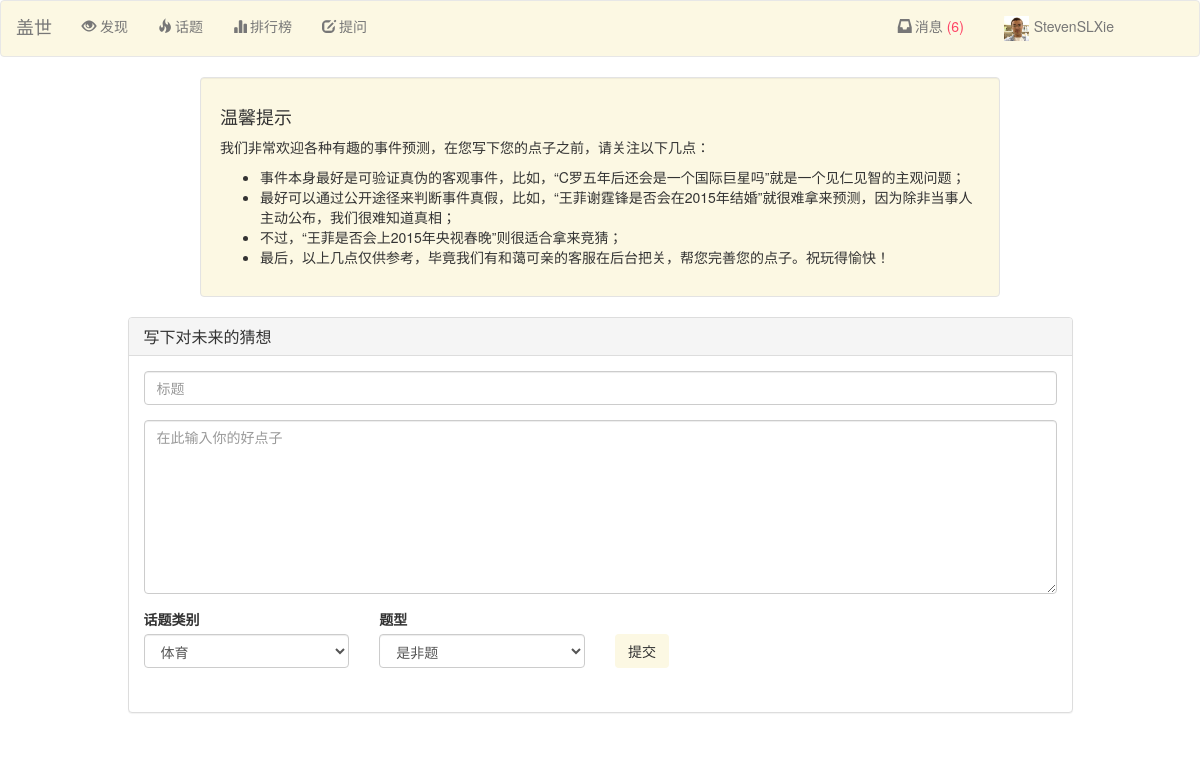
Page /proposal (signed in) on the committed database.
### Guess/models.py (models this page shows)
class Person(models.Model):
	user = models.OneToOneField(User)
	point = models.IntegerField(default=1000)
	photo = models.FileField(upload_to='%Y/%m/%d/', default= 'cat.jpg')
	expertise = models.ManyToManyField(PersonTag)
	win = models.IntegerField(default=0)
	lose = models.IntegerField(default=0)
	game = models.IntegerField(default=0)
	rank = models.IntegerField(default=0)
	joined = models.DateTimeField(default=datetime.datetime.now())
	title = models.CharField(max_length=30, default="新人")
	class Meta:
		ordering = ('point', 'win',)

### Guess/views.py (the view)
# urls.py: url(r'^proposal$', 'Guess.views.proposal', name='proposal'),
def proposal(request):
	proposer = Person.objects.get(user=request.user)
	if request.method == 'POST':
		if 'marked_all_as_read' in request.POST:
			marked_all_as_read(proposer)
		else:
			title = request.POST['title']
			content = request.POST['content']
			game_type = request.POST['type_select']
			game_cate = request.POST['cate_select']
			Proposal.objects.create(proposer=proposer, title=title, content=content, game_type=game_type, game_cate=game_cate)
		return redirect(reverse('home'))
	else:
		para = {}
		para = encap_para(para, proposer)
		return render(request, 'proposal.html', para)

### Guess/views.py (called while the page is built)
def find_unread(person):
	return Message.objects.filter(owner=person, read=False)

def encap_para(para,person):
	messages = find_unread(person)
	para['unread'] = len(messages)
	para['messages'] = messages
	para['person'] = person
	return para

### Guess/templates/proposal.html (shortened to what this page needs)
{% load bootstrap3 %}
{% include "nav_bar.html" %}
<div class="well col-md-8 col-md-offset-2 well-frame-c">
    <h4>温馨提示</h4>
    <p>我们非常欢迎各种有趣的事件预测，在您写下您的点子之前，请关注以下几点：</p>
    <ul>
        <li>事件本身最好是可验证真伪的客观事件，比如，“C罗五年后还会是一个国际巨星吗”就是一个见仁见智的主观问题；</li>
        <li>最好可以通过公开途径来判断事件真假，比如，“王菲谢霆锋是否会在2015年结婚”就很难拿来预测，因为除非当事人主动公布，我们很难知道真相；</li>
        <li>不过，“王菲是否会上2015年央视春晚”则很适合拿来竞猜；</li>
        <li>最后，以上几点仅供参考，毕竟我们有和蔼可亲的客服在后台把关，帮您完善您的点子。祝玩得愉快！</li>
    </ul>
</div>
<div class="container">
    <div class="row">
        <div class="col-md-10 col-md-offset-1">
            <div class="panel-group" id="accordion">
                <div class="panel panel-default">
                    <div class="panel-heading">
                        <h4 class="panel-title">
                            写下对未来的猜想
                        </h4>
                    </div>
                    <div id="collapseOne" class="panel-collapse collapse in">
                        <div class="panel-body">
                            <form method="POST">
                            <div class="row">
                                <div class="col-md-12">
                                    <div class="form-group">
                                        <input type="text" class="form-control" placeholder="标题" name="title" required />
                                    </div>
                                    <div class="form-group">
                                        <textarea class="form-control" placeholder="在此输入你的好点子" rows="8" name="content" required></textarea>
                                    </div>
                                </div>
                            </div>
                            <div class="row">
                                <div class="col-md-3">
                                    <div class="form-group">
                                        <label for="category">
                                            话题类别</label>
                                        <select class="form-control" name="type_select">
                                            <option name="sports">体育</option>
                                        </select>
                                    </div>
                                </div>
                                <div class="col-md-3">
                                    <div class="form-group">
                                        <label for="category">
                                            题型</label>
                                        <select class="form-control" name="cate_select">
                                            <option name="yesorno">是非题</option>
                                        </select>
                                    </div>
                                </div>
                                <div class="col-md-3 spacer">
                                     <input type="submit" value="提交" onclick="after_submit()" class="btn btn-submit-proposal-c"/>
                                </div>
                            </div>
                            </form>
                        </div>
                    </div>
                </div>
            </div>
        </div>
    </div>
</div>

### Guess/templates/nav_bar.html (shortened to what this page needs)
<head>
    <link href='static/bootstrap/css/bootstrap.min.css' rel='stylesheet'>
</head>
<nav class="navbar navbar-default nav-frame-c" role="navigation">
  <div class="container-fluid">
    <div class="navbar-header">
      <a class="navbar-brand" href="{% url 'home' %}">盖世</a>
    </div>
    <div class="collapse navbar-collapse" id="bs-example-navbar-collapse-1">
      <ul class="nav navbar-nav">
        <li><a href="{% url 'home' %}"><i class="glyphicon glyphicon-eye-open"></i> 发现</a></li>
        <li id="tag_list" class="dropdown">
            <a id="tags" href="" class="dropdown-toggle" data-toggle="dropdown"><i class="glyphicon glyphicon-fire" style="margin-right: 3px;"></i>话题</a>
        </li>
        <li><a href="{% url 'leaderboard' %}"><i class="glyphicon glyphicon-stats" style="margin-right: 3px;"></i>排行榜</a></li>
        <li><a href="{% url 'proposal' %}"><i class="glyphicon glyphicon-edit" style="margin-right: 3px;"></i>提问</a></li>
      </ul>
      <ul class="nav navbar-nav navbar-right" style="margin-right: 40px;">
        <li id="notify_list" class="dropdown" style="margin-right: 10px;">
            {% if unread == 0 %}
            <a id="notifications" href="#" class="dropdown-toggle" data-toggle="dropdown"><i class="glyphicon glyphicon-inbox" style="margin-right: 3px;"></i>消息</a>
            {% else %}
            <a id="notifications" href="#" class="dropdown-toggle" data-toggle="dropdown"><i class="glyphicon glyphicon-inbox" style="margin-right: 3px;"></i>消息<span class="unread"> ({{ unread }})</span></a>
            {% endif %}
        </li>
        <li id='dropdown_list' class="dropdown">
          <a id="account_dropdown" href="#" class="dropdown-toggle" data-toggle="dropdown"> <img src="/static/images/{{ person.photo.url }} " style="width: 25px; height: 25px; margin-right: 5px; margin-bottom: 0px;margin-top: 0px;"/>{{ person.user.username }}</a>
        </li>
      </ul>
    </div>
  </div>
</nav>

### Guess/templates/nav_bar.html (style rules this page uses)
.nav-frame-c { background: rgba(252,248,227,1); }
.unread { color: rgba(254,67,101,1); }

### Guess/templates/proposal.html (style rules this page uses)
.spacer { margin-top: 25px; }
.btn-submit-proposal-c { background: rgba(252,248,227,1); }
.well-frame-c { background: rgba(252,248,227,1); }

### rows in the picture
Person: photo (picture), user.username "StevenSLXie"

### other values in the picture
{{ unread }} "6"
